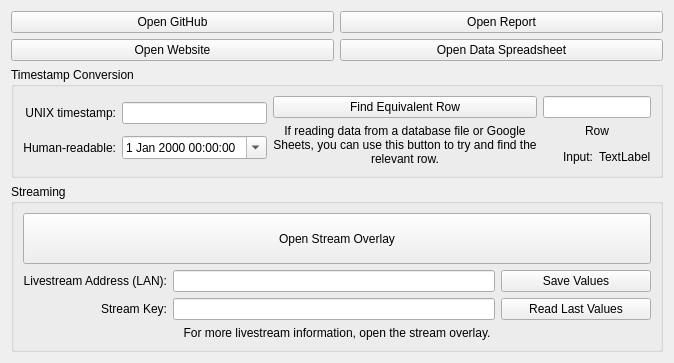
      <widget class="QWidget" name="tab">
       <attribute name="title">
        <string>Streaming/Utilities</string>
       </attribute>
       <layout class="QVBoxLayout" name="verticalLayout_15">
        <item>
         <layout class="QGridLayout" name="gridLayout">
          <item row="0" column="0">
           <widget class="QPushButton" name="open_github_button">
            <property name="text">
             <string>Open GitHub</string>
            </property>
           </widget>
          </item>
          <item row="1" column="0">
           <widget class="QPushButton" name="open_website_button">
            <property name="text">
             <string>Open Website</string>
            </property>
           </widget>
          </item>
          <item row="0" column="1">
           <widget class="QPushButton" name="open_report_button">
            <property name="text">
             <string>Open Report</string>
            </property>
           </widget>
          </item>
          <item row="1" column="1">
           <widget class="QPushButton" name="open_data_button">
            <property name="text">
             <string>Open Data Spreadsheet</string>
            </property>
           </widget>
          </item>
         </layout>
        </item>
        <item>
         <widget class="QGroupBox" name="groupBox_7">
          <property name="title">
           <string>Timestamp Conversion</string>
          </property>
          <layout class="QHBoxLayout" name="horizontalLayout_14">
           <item>
            <layout class="QGridLayout" name="gridLayout_16">
             <item row="0" column="0">
              <widget class="QLabel" name="label_118">
               <property name="text">
                <string>UNIX timestamp:</string>
               </property>
               <property name="alignment">
                <set>Qt::AlignRight|Qt::AlignTrailing|Qt::AlignVCenter</set>
               </property>
              </widget>
             </item>
             <item row="1" column="0">
              <widget class="QLabel" name="label_119">
               <property name="text">
                <string>Human-readable:</string>
               </property>
               <property name="alignment">
                <set>Qt::AlignRight|Qt::AlignTrailing|Qt::AlignVCenter</set>
               </property>
              </widget>
             </item>
             <item row="0" column="1">
              <widget class="QLineEdit" name="lineEdit_10"/>
             </item>
             <item row="1" column="1">
              <widget class="QDateTimeEdit" name="dateTimeEdit">
               <property name="calendarPopup">
                <bool>true</bool>
               </property>
              </widget>
             </item>
            </layout>
           </item>
           <item>
            <layout class="QVBoxLayout" name="verticalLayout_13">
             <item>
              <widget class="QPushButton" name="find_row_button">
               <property name="text">
                <string>Find Equivalent Row</string>
               </property>
              </widget>
             </item>
             <item>
              <widget class="QLabel" name="label_120">
               <property name="text">
                <string>If reading data from a database file or Google Sheets, you can use this button to try and find the relevant row.</string>
               </property>
               <property name="alignment">
                <set>Qt::AlignCenter</set>
               </property>
               <property name="wordWrap">
                <bool>true</bool>
               </property>
              </widget>
             </item>
            </layout>
           </item>
           <item>
            <layout class="QVBoxLayout" name="verticalLayout_14">
             <item>
              <widget class="QLineEdit" name="lineEdit_11"/>
             </item>
             <item>
              <widget class="QLabel" name="label_121">
               <property name="text">
                <string>Row</string>
               </property>
               <property name="alignment">
                <set>Qt::AlignHCenter|Qt::AlignTop</set>
               </property>
              </widget>
             </item>
             <item>
              <layout class="QHBoxLayout" name="horizontalLayout_3">
               <item>
                <widget class="QLabel" name="label_11">
                 <property name="text">
                  <string>Input:</string>
                 </property>
                 <property name="alignment">
                  <set>Qt::AlignRight|Qt::AlignTrailing|Qt::AlignVCenter</set>
                 </property>
                </widget>
               </item>
               <item>
                <widget class="QLabel" name="label_4">
                 <property name="text">
                  <string>TextLabel</string>
                 </property>
                </widget>
               </item>
              </layout>
             </item>
            </layout>
           </item>
          </layout>
         </widget>
        </item>
        <item>
         <widget class="QGroupBox" name="groupBox_6">
          <property name="title">
           <string>Streaming</string>
          </property>
          <layout class="QGridLayout" name="gridLayout_15">
           <item row="0" column="0">
            <layout class="QGridLayout" name="gridLayout_14">
             <item row="0" column="0" colspan="3">
              <widget class="QPushButton" name="pushButton_11">
               <property name="minimumSize">
                <size>
                 <width>0</width>
                 <height>51</height>
                </size>
               </property>
               <property name="text">
                <string>Open Stream Overlay</string>
               </property>
              </widget>
             </item>
             <item row="1" column="1">
              <widget class="QLineEdit" name="lineEdit_9"/>
             </item>
             <item row="1" column="0">
              <widget class="QLabel" name="label_107">
               <property name="text">
                <string>Livestream Address (LAN):</string>
               </property>
               <property name="alignment">
                <set>Qt::AlignRight|Qt::AlignTrailing|Qt::AlignVCenter</set>
               </property>
              </widget>
             </item>
             <item row="2" column="0">
              <widget class="QLabel" name="label_106">
               <property name="text">
                <string>Stream Key:</string>
               </property>
               <property name="alignment">
                <set>Qt::AlignRight|Qt::AlignTrailing|Qt::AlignVCenter</set>
               </property>
              </widget>
             </item>
             <item row="2" column="2">
              <widget class="QPushButton" name="pushButton_17">
               <property name="text">
                <string>Read Last Values</string>
               </property>
              </widget>
             </item>
             <item row="2" column="1">
              <widget class="QLineEdit" name="lineEdit_7"/>
             </item>
             <item row="1" column="2">
              <widget class="QPushButton" name="pushButton_13">
               <property name="minimumSize">
                <size>
                 <width>150</width>
                 <height>0</height>
                </size>
               </property>
               <property name="text">
                <string>Save Values</string>
               </property>
              </widget>
             </item>
             <item row="3" column="0" colspan="3">
              <widget class="QLabel" name="label_122">
               <property name="text">
                <string>For more livestream information, open the stream overlay.</string>
               </property>
               <property name="alignment">
                <set>Qt::AlignCenter</set>
               </property>
              </widget>
             </item>
            </layout>
           </item>
          </layout>
         </widget>
        </item>
       </layout>
      </widget>
